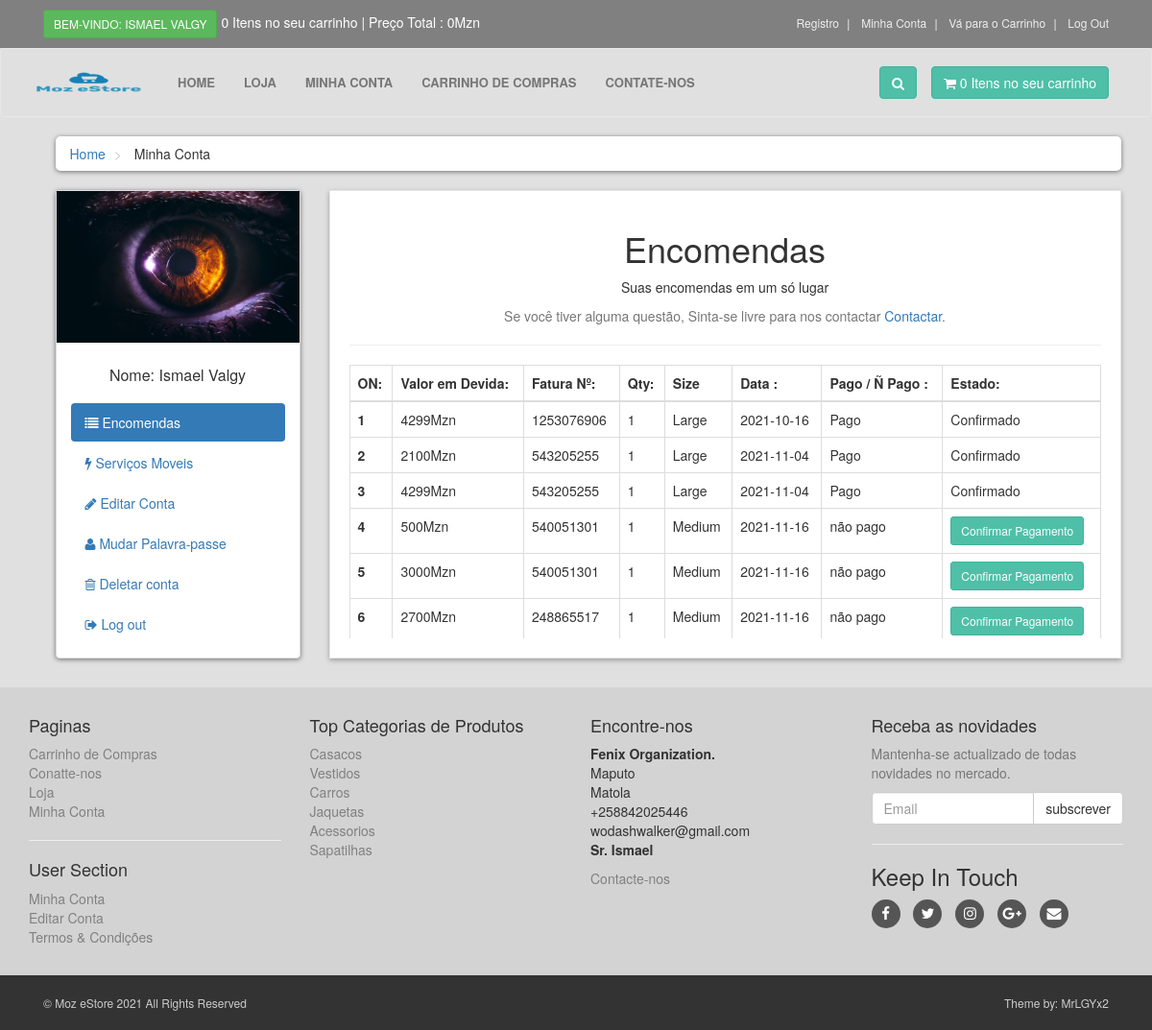
Page /customer/my_account.php?my_orders (signed in) on the committed database.
### tables this page shows
CREATE TABLE `customers` (
  `customer_id` int(10) NOT NULL,
  `customer_name` varchar(255) NOT NULL,
  `customer_email` varchar(255) NOT NULL,
  `customer_pass` varchar(255) NOT NULL,
  `customer_city` text NOT NULL,
  `customer_contact` varchar(255) NOT NULL,
  `customer_address` text NOT NULL,
  `customer_image` text NOT NULL,
  `customer_ip` varchar(100) NOT NULL
);

CREATE TABLE `customer_orders` (
  `order_id` int(10) NOT NULL,
  `customer_id` int(10) NOT NULL,
  `due_amount` int(100) NOT NULL,
  `invoice_no` int(100) NOT NULL,
  `qty` int(10) NOT NULL,
  `size` text NOT NULL,
  `order_date` date NOT NULL,
  `order_status` text NOT NULL
);

CREATE TABLE `product_categories` (
  `p_cat_id` int(10) NOT NULL,
  `p_cat_title` text NOT NULL,
  `p_cat_top` text NOT NULL,
  `p_cat_image` text NOT NULL
);

### customer/my_orders.php (the view)
<center>
    <h1>Encomendas </h1>
    <p class="text'muted">Suas encomendas em um só lugar</p>
    <p class="text-muted">
         Se você tiver alguma questão, Sinta-se livre para nos contactar <a href="../contact.php">Contactar</a>.
    </p>
</center>
<hr>
<div class="table-responsive" style="max-height: 285px;">
    <table class="table table-bordered table-hover">
        <thead>
            <tr>
                <th> ON: </th>
                <th> Valor em Devida: </th>
                <th> Fatura Nº: </th>
                <th> Qty: </th>
                <th> Size </th>
                <th> Data : </th>
                <th> Pago / Ñ Pago : </th>
                <th> Estado: </th>
            </tr>
        </thead>
        <tbody>
           <?php
            $customer_session = $_SESSION['customer_email'];
            $get_customer = "select * from customers where customer_email='$customer_session'";
            $run_customer = mysqli_query($con,$get_customer);
            $row_customer = mysqli_fetch_array($run_customer);
            $customer_id = $row_customer['customer_id'];
            $get_orders = "select * from customer_orders where customer_id='$customer_id'";
            $run_orders = mysqli_query($con,$get_orders);
            $i = 0;
            while($row_orders = mysqli_fetch_array($run_orders)){
                $order_id = $row_orders['order_id'];
                $due_amount = $row_orders['due_amount'];
                $invoice_no = $row_orders['invoice_no'];
                $qty = $row_orders['qty'];
                $size = $row_orders['size'];
                $order_date = substr($row_orders['order_date'],0,11);
                $order_status = $row_orders['order_status'];
                $i++;
                if($order_status=='Pending'){
                    $order_status = 'não pago';
                }else{
                    $order_status = 'Pago';
                }
            ?>
            <tr>
                <th> <?php echo $i; ?> </th>
                <td> <?php echo $due_amount; ?>Mzn</td>
                <td> <?php echo $invoice_no; ?> </td>
                <td> <?php echo $qty; ?> </td>
                <td> <?php echo $size; ?> </td>
                <td> <?php echo $order_date; ?> </td>
                <td> <?php echo $order_status; ?> </td>
                <td>
                    <?php
                    if($order_status=='Pago'){
                        echo "<class='btn btn-primary btn-sm'> Confirmado </a>";
                    }else{
                    ?>
                       <a href="confirm.php?order_id=<?php echo $order_id; ?>" target="_blank" class="btn btn-primary btn-sm"> Confirmar Pagamento </a> <?php } ?>
                </td>
            </tr>
            <tr>
            <?php } ?>
        </tbody>
    </table>
</div>

### customer/includes/sidebar.php
<div class="panel panel-default sidebar-menu">
    <?php
    $customer_n_session = $_SESSION['customer_name'];
    $customer_session = $_SESSION['customer_email'];
    $get_customer = "select * from customers where customer_email = '$customer_session' AND customer_name='$customer_n_session'";
    $run_customer = mysqli_query($con,$get_customer);
    $row_customer = mysqli_fetch_array($run_customer);
    $customer_image = $row_customer['customer_image'];
    $customer_name = $row_customer['customer_name'];
    if(!isset($_SESSION['customer_email'])){
    }else{
        echo"
            <center> <img src='customer_images/$customer_image' class='img-responsive'> </center>
            <br>
            <h3 class='panel-title' align='center'> Nome: $customer_name </h3>
        ";
    }
    ?>
    <div class="panel-body">
        <nav class="nav-pills nav-stacked nav">
            <li class="<?php if(isset($_GET['my_orders'])){echo"active";}?>">
                <a href="my_account.php?my_orders">
                   <i class="fa fa-list"></i> Encomendas
                </a>
            </li>
            <li class="<?php if(isset($_GET['pay_offline'])){echo"active";}?>">
                <a href="my_account.php?pay_offline">
                   <i class="fa fa-bolt"></i> Serviços Moveis
                </a>
            </li>
            <li class="<?php if(isset($_GET['edit_account'])){echo"active";}?>">
                <a href="my_account.php?edit_account">
                   <i class="fa fa-pencil"></i> Editar Conta
                </a>
            </li>
            <li class="<?php if(isset($_GET['change_pass'])){echo"active";}?>">
                <a href="my_account.php?change_pass">
                   <i class="fa fa-user"></i> Mudar Palavra-passe
                </a>
            </li>
            <li class="<?php if(isset($_GET['delete_account'])){echo"active";}?>">
                <a href="my_account.php?delete_account">
                   <i class="fa fa-trash-o"></i> Deletar conta
                </a>
            </li>
            <li>
                <a href="../logout.php">
                   <i class="fa fa-sign-out"></i> Log out
                </a>
            </li>
        </nav>
    </div>
</div>

### customer/includes/footer.php (shortened to what this page needs)
<?php
$con = mysqli_connect("localhost","root","","ecom_store");
?>
   <div id="footer">
    <div class="container">
        <div class="row">
            <div class="col-sm-6 col-md-3">
              <h4>Paginas</h4>
               <ul>
                   <li><a href="../cart.php">Carrinho de Compras</a></li>
                   <li><a href="../contact.php">Conatte-nos</a></li>
                   <li><a href="../shop.php">Loja</a></li>
                   <li><a href="my_account.php?my_orders">Minha Conta</a></li>
               </ul>
               <hr>
               <h4>User Section</h4>
               <ul>
                   <?php
                          if(!isset($_SESSION['customer_email'])){
                              echo"<a href='../checkout.php'>Login</a>";
                          }else{
                              echo"<a href='my_account.php?my_orders'>Minha Conta</a>";
                          }
                          ?>
                   <li>
                         <?php
                          if(!isset($_SESSION['customer_email'])){
                              echo"<a href='../checkout.php'>Login</a>";
                          }else{
                              echo"<a href='my_account.php?edit_account'>Editar Conta</a>";
                          }
                          ?>
                  </li>
                  <li><a href="../terms.php?terms_conditions=1">Termos & Condições</a></li>
               </ul>
            </div>
            <div class="com-sm-6 col-md-3">
                <h4>Top Categorias de Produtos</h4>
                <ul>
                    <?php
                        $get_p_cats = "select * from product_categories order by rand() LIMIT 0,7";
                        $raiz_p_cats = mysqli_query($con,$get_p_cats);
                        while($row_p_cats=mysqli_fetch_array($raiz_p_cats)){
                            $p_cat_id = $row_p_cats['p_cat_id'];
                            $p_cat_title = $row_p_cats['p_cat_title'];
                            echo "
                                <li>
                                    <a href='../shop.php?p_cat=$p_cat_id'>
                                        $p_cat_title
                                    </a>
                                </li>
                            ";
                        }
                    ?>
                </ul>
            </div>
            <div class="col-sm-6 col-md-3">
                <h4>Encontre-nos</h4>
                <p>
                    <strong>Fenix Organization.</strong>
                    <br/>Maputo
                    <br/>Matola
                    <br/>+258842025446
                    <br/>wodashwalker@gmail.com
                    <br/><strong>Sr. Ismael</strong>
                </p>
                <a href="../contact.php">Contacte-nos</a>
            </div>
            <div class="col-sm-6 col-md-3">
                <h4>Receba as novidades</h4>
                <p class="text-muted">
                  Mantenha-se actualizado de todas novidades no mercado.
                </p>
                <form action="get" method="post">
                    <div class="input-group">
                        <input type="text" class="form-control" name="email" required placeholder="Email">
                        <span class="input-group-btn">
                            <input type="submit" value="subscrever" class="btn btn-default">
                        </span>
                    </div>
                </form>
                <hr>
                <h3>Keep In Touch</h3>
                <p class="social">
                    <a href="#" class="fa fa-facebook"></a>
                    <a href="#" class="fa fa-twitter"></a>
                    <a href="#" class="fa fa-instagram"></a>
                    <a href="#" class="fa fa-google-plus"></a>
                    <a href="#" class="fa fa-envelope"></a>
                </p>
            </div>
        </div>
    </div>
</div>
<div id="copyright">
    <div class="container">
        <div class="col-md-6">
            <p class="pull-left">&copy; Moz eStore 2021 All Rights Reserved</p>
        </div>
        <div class="col-md-6">
            <p class="pull-right">Theme by: <a href="#">MrLGYx2</a></p>
        </div>
    </div>
</div>

### customer/styles/style.css (style rules this page uses)
body { font-size: 14px; line-height: 1.4285713; color: #333333; background: #e0e0e0; overflow-x: hidden; }
.btn-primary { color: rgb(255, 255, 255); background: rgb(79, 191, 168); border-color: rgb(65,179, 156); }
#content .panel.sidebar-menu { box-sizing: border-box; box-shadow: 0px 1px 5px rgba(0, 0, 0, .5); }
#content .panel.sidebar-menu h3 { padding: 5px 0px; margin: 0px; }
#footer { background: lightgray; padding: 20px 0; }
#footer a { color: gray; padding: 0; text-decoration: none; }
#footer ul { list-style: none; padding-left: 0px; }
#footer .social { text-align: left; }
#footer .social a { margin: 0px 10px 0px 0px; display: inline-block; color: #ffffff; width: 30px; height: 30px; padding-top: 0px; border-radius: 15px; line-height: 30px; font-size: 15px; text-align: center; vertical-align: bottom; background: #555555; text-decoration: none; }
#copyright { background: #333333; color: #cccccc; padding: 20px 0px; font-size: 12px; }
#copyright p { margin: 0px }
#copyright p a { color: #cccccc; text-align: right; text-decoration: none; }

### rows in the picture
customers: customer_image (picture), customer_name "Ismael Valgy"
customer_orders: due_amount "4299", invoice_no "1253076906", qty "1", size "Large", order_date "2021-10-16", order_status "Pago", shows "Confirmado"
customer_orders: due_amount "2100", invoice_no "543205255", qty "1", size "Large", order_date "2021-11-04", order_status "Pago", shows "Confirmado"
customer_orders: due_amount "4299", invoice_no "543205255", qty "1", size "Large", order_date "2021-11-04", order_status "Pago", shows "Confirmado"
customer_orders: due_amount "500", invoice_no "540051301", qty "1", size "Medium", order_date "2021-11-16", order_status "não pago"
customer_orders: due_amount "3000", invoice_no "540051301", qty "1", size "Medium", order_date "2021-11-16", order_status "não pago"
customer_orders: due_amount "2700", invoice_no "248865517", qty "1", size "Medium", order_date "2021-11-16", order_status "não pago"
product_categories: p_cat_title "Casacos"
product_categories: p_cat_title "Vestidos"
product_categories: p_cat_title "Carros"
product_categories: p_cat_title "Jaquetas"
product_categories: p_cat_title "Acessorios"
product_categories: p_cat_title "Sapatilhas"

### other values in the picture
$_SESSION['customer_name'] "ISMAEL VALGY"
$count_items "0 0"
$total "0"
